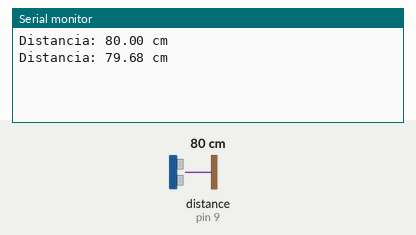
Bench run of a sketch on a simulated Arduino Uno, built with avr-gcc and run on an emulated ATmega328P. On the bench: the last lines printed to the serial monitor. Wiring (inferred from the names in the program): ultrasonic range finder: trigger pin 8; echo pin 9. The inputs (shaded band) are chosen by the test bench; at power-on: distance to the obstacle (sensor on pin 9) 80 cm. The echo pulse lasts 58.3 µs per cm.

Above: at 2.8 s.
2.9 s: distance to the obstacle (sensor on pin 9) set to 2 cm
At 3.8 s:
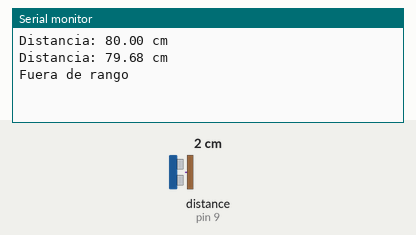
5.5 s: distance to the obstacle (sensor on pin 9) set to 4 cm
At 6.4 s:
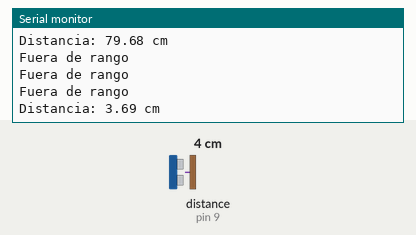
Timing chart, 0 to 8.5 s (numbered marks = the images above; inputs shaded):
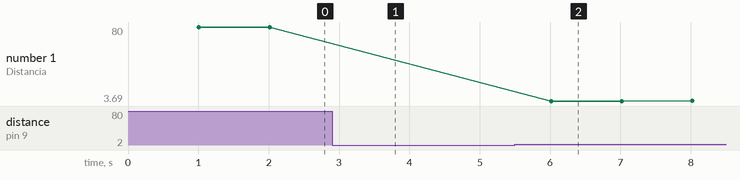

Measured:
- the behaviour switches between 2 and 3 cm on distance to the obstacle (sensor on pin 9) (found by bisection; images 1 and 2)
- after the input at 2.9 s, the serial monitor: prints a new line after 0.11 s (image 1)
- after the input at 5.5 s, the serial monitor: prints a new line after 0.51 s (image 2)
- plotted number 1: 79.68 → 3.7 after the input at 5.5 s

The sketch:

SensorUltrasonico.ino
```cpp
// Pines del sensor ultrasónico HC-SR04
#define TRIGPIN 8  // Pin de disparo (emite el pulso)
#define ECHOPIN 9  // Pin de eco (recibe el rebote)

long nextMillisSensor = 0;         // Marca de tiempo para la próxima lectura
const long intervalSensor = 1000;  // Intervalo de 1 segundo (1000 ms) entre lecturas

// Variables para controlar el disparo sin bloqueos ni delays
int estadoUltrasonico = 0;         // Controla en qué fase del disparo estamos (0, 1 o 2)
long nextMicrosSensor = 0;  // Marca de tiempo en microsegundos para el pulso

void setup() {
  Serial.begin(9600);         // Inicia comunicación serie con el PC
  pinMode(TRIGPIN, OUTPUT);   // Configura Trig como salida
  pinMode(ECHOPIN, INPUT);    // Configura Echo como entrada
  digitalWrite(TRIGPIN, LOW); // Asegura que Trig empiece apagado

  nextMillisSensor = millis() + intervalSensor;  // Programa la primera medición en 1 segundo
}

void loop() {
  // PASO 1: Esperar 1 segundo y preparar el pin Trig en LOW
  if (estadoUltrasonico == 0 && millis() >= nextMillisSensor) {
    digitalWrite(TRIGPIN, LOW);     // Limpia el pin antes de disparar
    nextMicrosSensor = micros() + 2;  // Programa esperar 2 microsegundos
    estadoUltrasonico = 1;          // Pasa al siguiente paso

  // PASO 2: Pasados 2 microsegundos, lanzar el pulso en HIGH
  } else if (estadoUltrasonico == 1 && micros() >= nextMicrosSensor) {
    digitalWrite(TRIGPIN, HIGH);     // Inicia el pulso ultrasónico
    nextMicrosSensor = micros() + 10;  // Programa mantener el pulso 10 microsegundos
    estadoUltrasonico = 2;           // Pasa al paso final

  // PASO 3: Pasados 10 microsegundos, cortar el pulso, medir e imprimir
  } else if (estadoUltrasonico == 2 && micros() >= nextMicrosSensor) {
    digitalWrite(TRIGPIN, LOW);  // Termina el pulso ultrasónico

    long duracion = pulseIn(ECHOPIN, HIGH, 30000);  // Mide cuánto tarda en volver el eco (en us)
    float d = (duracion * 0.0343) / 2.0;            // Convierte el tiempo en distancia (en cm)

    // Comprueba si el objeto está fuera del rango válido del sensor (2 a 400 cm)
    if (duracion == 0 || d < 2.0 || d > 400.0) {
      Serial.println("Fuera de rango");  // Avisa si no hubo rebote o está muy lejos/cerca
    } else {
      Serial.print("Distancia: ");  // Imprime etiqueta en el Monitor Serie
      Serial.print(d);              // Imprime el valor numérico calculado
      Serial.println(" cm");        // Imprime la unidad y hace salto de línea
    }

    estadoUltrasonico = 0;             // Reinicia el ciclo para la siguiente lectura
    nextMillisSensor = millis() + intervalSensor;  // Programa la próxima medición dentro de 1 segundo
  }
}
```
